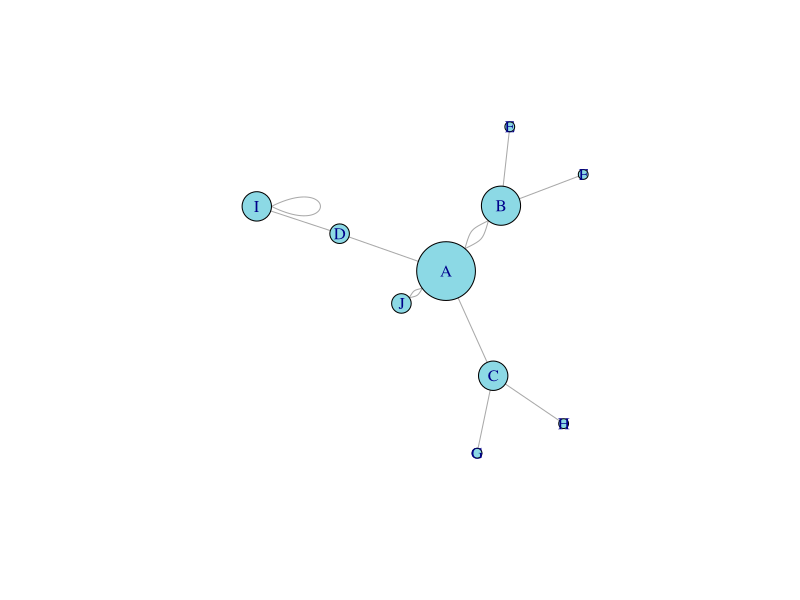
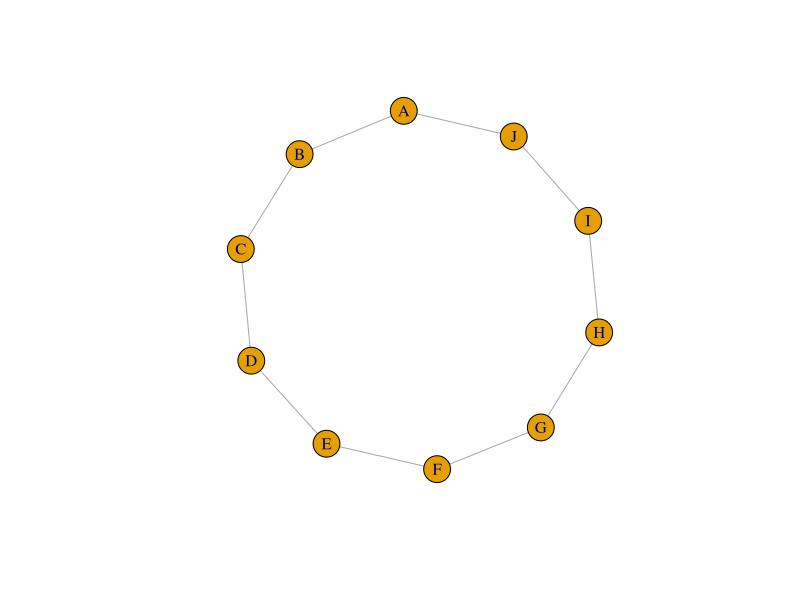

Reproduce these figures in R, in order.
# library
library(igraph)

# create data:
links=data.frame(
  source=c("A","A", "A", "A", "A","J", "B", "B", "C", "C", "D","I"),
  target=c("B","B", "C", "D", "J","A","E", "F", "G", "H", "I","I")
)

# Turn it into igraph object
network <- graph_from_data_frame(d=links, directed=F) 

# Count the number of degree for each node:
deg <- degree(network, mode="all")

# Plot
plot(network, vertex.size=deg*6, vertex.color=rgb(0.1,0.7,0.8,0.5) )


g <- make_ring(10) %>%
  set_vertex_attr("label", value = LETTERS[1:10])
g
plot(g)
